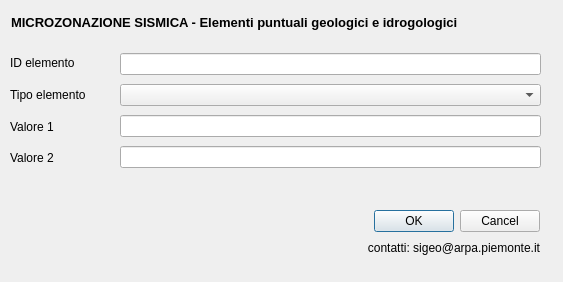
<?xml version="1.0" encoding="UTF-8"?>
<ui version="4.0">
 <class>Dialog</class>
 <widget class="QDialog" name="Dialog">
  <property name="geometry">
   <rect>
    <x>0</x>
    <y>0</y>
    <width>563</width>
    <height>282</height>
   </rect>
  </property>
  <property name="minimumSize">
   <size>
    <width>563</width>
    <height>282</height>
   </size>
  </property>
  <property name="font">
   <font>
    <family>Arial</family>
   </font>
  </property>
  <property name="windowTitle">
   <string>Dialog</string>
  </property>
  <widget class="QWidget" name="layoutWidget">
   <property name="geometry">
    <rect>
     <x>11</x>
     <y>11</y>
     <width>531</width>
     <height>22</height>
    </rect>
   </property>
   <layout class="QHBoxLayout" name="horizontalLayout">
    <item>
     <widget class="QLabel" name="label_6">
      <property name="font">
       <font>
        <pointsize>10</pointsize>
        <weight>75</weight>
        <bold>true</bold>
       </font>
      </property>
      <property name="text">
       <string>MICROZONAZIONE SISMICA - Elementi puntuali geologici e idrogologici</string>
      </property>
     </widget>
    </item>
    <item>
     <spacer name="horizontalSpacer">
      <property name="orientation">
       <enum>Qt::Horizontal</enum>
      </property>
      <property name="sizeHint" stdset="0">
       <size>
        <width>40</width>
        <height>20</height>
       </size>
      </property>
     </spacer>
    </item>
   </layout>
  </widget>
  <widget class="QWidget" name="layoutWidget">
   <property name="geometry">
    <rect>
     <x>120</x>
     <y>50</y>
     <width>421</width>
     <height>122</height>
    </rect>
   </property>
   <layout class="QVBoxLayout" name="verticalLayout">
    <item>
     <widget class="QLineEdit" name="id_gi">
      <property name="toolTip">
       <string extracomment="pippo"/>
      </property>
      <property name="whatsThis">
       <string/>
      </property>
     </widget>
    </item>
    <item>
     <widget class="QComboBox" name="tipo_gi"/>
    </item>
    <item>
     <widget class="QLineEdit" name="valore"/>
    </item>
    <item>
     <widget class="QLineEdit" name="valore2"/>
    </item>
   </layout>
  </widget>
  <widget class="QWidget" name="layoutWidget">
   <property name="geometry">
    <rect>
     <x>10</x>
     <y>50</y>
     <width>89</width>
     <height>121</height>
    </rect>
   </property>
   <layout class="QVBoxLayout" name="verticalLayout_2">
    <item>
     <widget class="QLabel" name="label_3">
      <property name="toolTip">
       <string/>
      </property>
      <property name="statusTip">
       <string/>
      </property>
      <property name="whatsThis">
       <string/>
      </property>
      <property name="text">
       <string>ID elemento</string>
      </property>
     </widget>
    </item>
    <item>
     <widget class="QLabel" name="label">
      <property name="text">
       <string>Tipo elemento</string>
      </property>
     </widget>
    </item>
    <item>
     <widget class="QLabel" name="lbl_valore1">
      <property name="enabled">
       <bool>true</bool>
      </property>
      <property name="text">
       <string>Valore 1</string>
      </property>
     </widget>
    </item>
    <item>
     <widget class="QLabel" name="lbl_valore2">
      <property name="text">
       <string>Valore 2</string>
      </property>
     </widget>
    </item>
   </layout>
  </widget>
  <widget class="QWidget" name="layoutWidget">
   <property name="geometry">
    <rect>
     <x>10</x>
     <y>210</y>
     <width>261</width>
     <height>41</height>
    </rect>
   </property>
   <layout class="QHBoxLayout" name="horizontalLayout_2">
    <item>
     <widget class="QLabel" name="label_10">
      <property name="text">
       <string/>
      </property>
      <property name="pixmap">
       <pixmap>resources/arpa.gif</pixmap>
      </property>
     </widget>
    </item>
    <item>
     <widget class="QLabel" name="label_16">
      <property name="text">
       <string/>
      </property>
      <property name="pixmap">
       <pixmap>resources/rp.gif</pixmap>
      </property>
     </widget>
    </item>
   </layout>
  </widget>
  <widget class="QWidget" name="layoutWidget">
   <property name="geometry">
    <rect>
     <x>340</x>
     <y>210</y>
     <width>200</width>
     <height>48</height>
    </rect>
   </property>
   <layout class="QVBoxLayout" name="verticalLayout_3">
    <item>
     <widget class="QDialogButtonBox" name="buttonBox">
      <property name="orientation">
       <enum>Qt::Horizontal</enum>
      </property>
      <property name="standardButtons">
       <set>QDialogButtonBox::Cancel|QDialogButtonBox::Ok</set>
      </property>
     </widget>
    </item>
    <item>
     <widget class="QLabel" name="label_17">
      <property name="text">
       <string>contatti: sigeo@arpa.piemonte.it</string>
      </property>
      <property name="alignment">
       <set>Qt::AlignRight|Qt::AlignTrailing|Qt::AlignVCenter</set>
      </property>
     </widget>
    </item>
   </layout>
  </widget>
  <zorder>layoutWidget</zorder>
  <zorder>layoutWidget</zorder>
  <zorder>layoutWidget</zorder>
  <zorder>layoutWidget</zorder>
  <zorder>layoutWidget</zorder>
 </widget>
 <resources/>
 <connections>
  <connection>
   <sender>buttonBox</sender>
   <signal>accepted()</signal>
   <receiver>Dialog</receiver>
   <slot>accept()</slot>
   <hints>
    <hint type="sourcelabel">
     <x>248</x>
     <y>254</y>
    </hint>
    <hint type="destinationlabel">
     <x>157</x>
     <y>274</y>
    </hint>
   </hints>
  </connection>
  <connection>
   <sender>buttonBox</sender>
   <signal>rejected()</signal>
   <receiver>Dialog</receiver>
   <slot>reject()</slot>
   <hints>
    <hint type="sourcelabel">
     <x>316</x>
     <y>260</y>
    </hint>
    <hint type="destinationlabel">
     <x>286</x>
     <y>274</y>
    </hint>
   </hints>
  </connection>
 </connections>
</ui>
